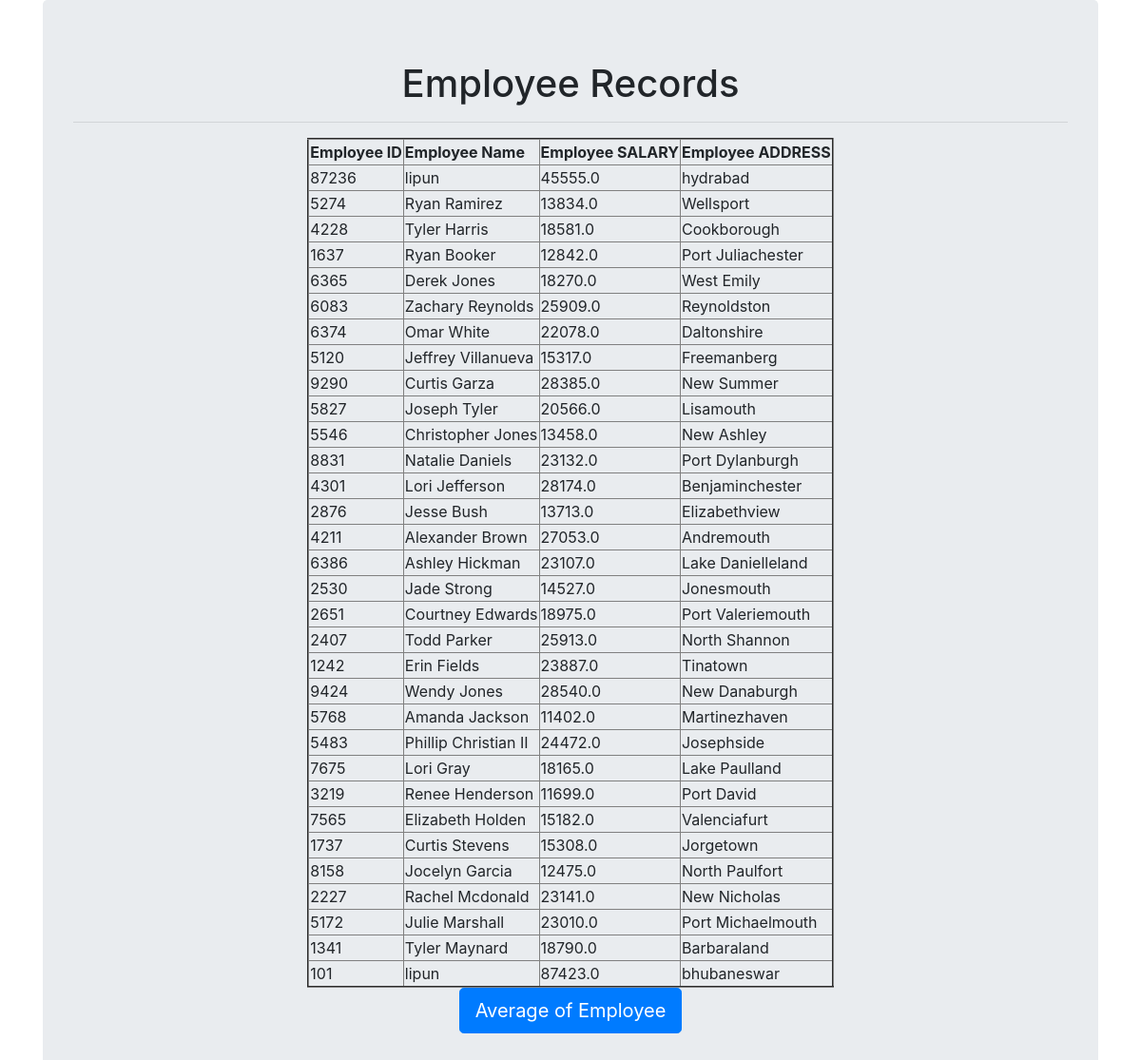
The page / on the database its author committed.
### testapp/models.py (models this page shows, shortened)
class Employee(models.Model):
    eid = models.IntegerField()
    ename = models.CharField(max_length=100)
    esal = models.FloatField()
    eaddr = models.CharField(max_length=100)

### testapp/views.py (the view)
# urls.py: path('', views.home_view),
def home_view(request):
    emp=Employee.objects.all()
    return render(request, 'testapp/home.html',{'emp':emp})

### templates/testapp/home.html (shortened to what this page needs)
<!DOCTYPE html>
{% load static %}
<html lang="en" dir="ltr">
  <head>
    <link rel="stylesheet" href="https://stackpath.bootstrapcdn.com/bootstrap/4.3.1/css/bootstrap.min.css">
  </head>
  <body>
    <div class="container" align="center">
      <div class="jumbotron">
      <h1 align="center">Employee Records</h1><hr>
      <table border="2px">
        {% if emp %}
        <thead>
          <th>Employee ID</th>
          <th>Employee Name</th>
          <th>Employee SALARY</th>
          <th>Employee ADDRESS</th>
        </thead>
        {% for e in emp %}
        <tr>
          <td>{{e.eid}}</td>
          <td>{{e.ename}}</td>
          <td>{{e.esal}}</td>
          <td>{{e.eaddr}}</td>
        </tr>
        {% endfor %}
        {% else %}
        <p>No record found</p>
        {% endif %}
      </table>
      <a href="/aggregate" class="btn btn-primary btn-lg"> Average of Employee</a>
    </div>
      </div>
  </body>
</html>

### rows shown on the page
Employee: eid "87236", ename "lipun", esal "45555.0", eaddr "hydrabad"
Employee: eid "5274", ename "Ryan Ramirez", esal "13834.0", eaddr "Wellsport"
Employee: eid "4228", ename "Tyler Harris", esal "18581.0", eaddr "Cookborough"
Employee: eid "1637", ename "Ryan Booker", esal "12842.0", eaddr "Port Juliachester"
Employee: eid "6365", ename "Derek Jones", esal "18270.0", eaddr "West Emily"
Employee: eid "6083", ename "Zachary Reynolds", esal "25909.0", eaddr "Reynoldston"
Employee: eid "6374", ename "Omar White", esal "22078.0", eaddr "Daltonshire"
Employee: eid "5120", ename "Jeffrey Villanueva", esal "15317.0", eaddr "Freemanberg"
Employee: eid "9290", ename "Curtis Garza", esal "28385.0", eaddr "New Summer"
Employee: eid "5827", ename "Joseph Tyler", esal "20566.0", eaddr "Lisamouth"
Employee: eid "5546", ename "Christopher Jones", esal "13458.0", eaddr "New Ashley"
Employee: eid "8831", ename "Natalie Daniels", esal "23132.0", eaddr "Port Dylanburgh"
Employee: eid "4301", ename "Lori Jefferson", esal "28174.0", eaddr "Benjaminchester"
Employee: eid "2876", ename "Jesse Bush", esal "13713.0", eaddr "Elizabethview"
Employee: eid "4211", ename "Alexander Brown", esal "27053.0", eaddr "Andremouth"
Employee: eid "6386", ename "Ashley Hickman", esal "23107.0", eaddr "Lake Danielleland"
Employee: eid "2530", ename "Jade Strong", esal "14527.0", eaddr "Jonesmouth"
Employee: eid "2651", ename "Courtney Edwards", esal "18975.0", eaddr "Port Valeriemouth"
Employee: eid "2407", ename "Todd Parker", esal "25913.0", eaddr "North Shannon"
Employee: eid "1242", ename "Erin Fields", esal "23887.0", eaddr "Tinatown"
Employee: eid "9424", ename "Wendy Jones", esal "28540.0", eaddr "New Danaburgh"
Employee: eid "5768", ename "Amanda Jackson", esal "11402.0", eaddr "Martinezhaven"
Employee: eid "5483", ename "Phillip Christian II", esal "24472.0", eaddr "Josephside"
Employee: eid "7675", ename "Lori Gray", esal "18165.0", eaddr "Lake Paulland"
Employee: eid "3219", ename "Renee Henderson", esal "11699.0", eaddr "Port David"
Employee: eid "7565", ename "Elizabeth Holden", esal "15182.0", eaddr "Valenciafurt"
Employee: eid "1737", ename "Curtis Stevens", esal "15308.0", eaddr "Jorgetown"
Employee: eid "8158", ename "Jocelyn Garcia", esal "12475.0", eaddr "North Paulfort"
Employee: eid "2227", ename "Rachel Mcdonald", esal "23141.0", eaddr "New Nicholas"
Employee: eid "5172", ename "Julie Marshall", esal "23010.0", eaddr "Port Michaelmouth"
Employee: eid "1341", ename "Tyler Maynard", esal "18790.0", eaddr "Barbaraland"
Employee: eid "101", ename "lipun", esal "87423.0", eaddr "bhubaneswar"
